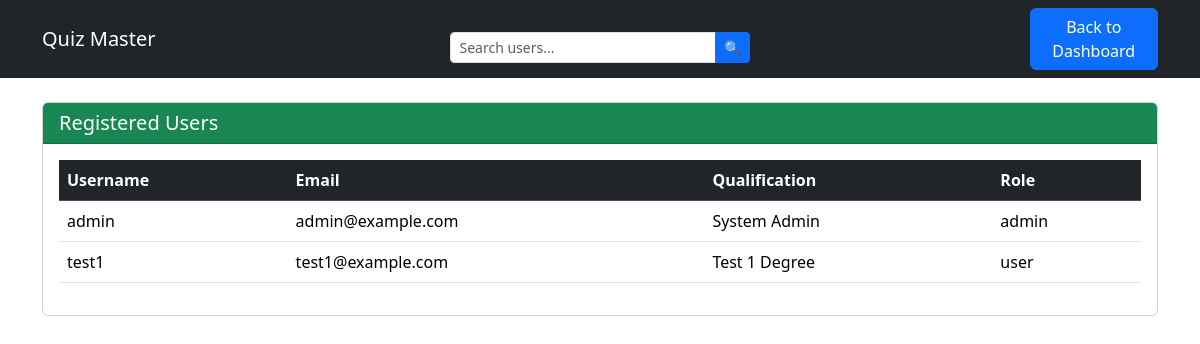
/user_info (signed in), run on an earlier commit of the app's database.
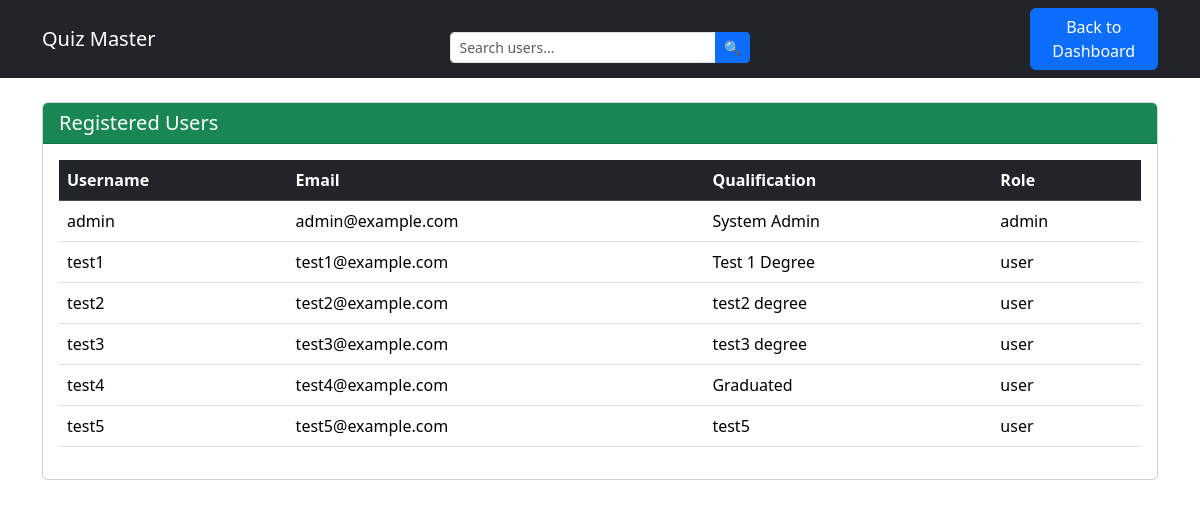
And on a later commit of the database.
### app.py (models this page shows)
class User(db.Model):
    __tablename__ = 'user'
    UserID = db.Column(db.Integer, primary_key=True, autoincrement=True)
    Username = db.Column(db.String(500), nullable=False, unique=True)
    Email = db.Column(db.String(500), nullable=False, unique=True)
    Password = db.Column(db.String(500), nullable=False)
    Fullname = db.Column(db.String(500), nullable=False)
    Qualification = db.Column(db.String(500), nullable=False)
    DOB = db.Column(db.Date, nullable=False)
    Role = db.Column(db.String(10), nullable=False, default="user")

### app.py (the view)
@app.route('/user_info', methods=['GET'])
def user_info():
    if 'user_id' not in session or session['role'] != 'admin':
        flash("Unauthorized access!", "danger")
        return redirect(url_for("home"))
    query = request.args.get('query', '').strip()  # Get search query
    users = []
    if query:
        users = User.query.filter(User.Username.ilike(f"%{query}%")).all()
    else:
        users = User.query.all()
    return render_template("user_info.html",users=users)

### templates/user_info.html (shortened to what this page needs)
<!DOCTYPE html>
<html lang="en">
<head>
    <link href="https://cdn.jsdelivr.net/npm/bootstrap@5.3.2/dist/css/bootstrap.min.css" rel="stylesheet">
</head>
<body>
    <nav class="navbar navbar-expand-lg navbar-dark bg-dark">
        <div class="container">
            <a class="navbar-brand" href="#">Quiz Master</a>
            <div class="container mt-3">
                <form method="GET" action="{{ url_for('user_info') }}" class="d-flex justify-content-center">
                    <div class="input-group" style="width: 300px;">
                        <input type="text" class="form-control form-control-sm" name="query"
                            placeholder="Search users..." value="{{ request.args.get('query', '') }}">
                        <button class="btn btn-sm btn-primary" type="submit">🔍</button>
                    </div>
                </form>
            </div>
            <div class="ms-auto">
                <a href="{{ url_for('admin_dashboard') }}" class="btn btn-primary">Back to Dashboard</a>
            </div>
        </div>
    </nav>
    <div class="container mt-4">
        <div class="card">
            <div class="card-header bg-success text-white">
                <h5 class="mb-0">Registered Users</h5>
            </div>
            <div class="card-body">
                {% if users %}
                <div class="table-responsive">
                    <table class="table table-hover">
                        <thead class="table-dark">
                            <tr>
                                <th>Username</th>
                                <th>Email</th>
                                <th>Qualification</th>
                                <th>Role</th>
                            </tr>
                        </thead>
                        <tbody>
                            {% for user in users %}
                            <tr>
                                <td>{{ user.Username }}</td>
                                <td>{{ user.Email }}</td>
                                <td>{{user.Qualification}}</td>
                                <td>{{ user.Role }}</td>
                            </tr>
                            {% endfor %}
                        </tbody>
                    </table>
                </div>
                {% else %}
                <p class="text-muted">No registered users.</p>
                {% endif %}
            </div>
        </div>
    </div>
</body>
</html>

What changed in the data, as far as the page shows it:
added User: Username "test2", Email "test2@example.com", Qualification "test2 degree", Role "user"
added User: Username "test3", Email "test3@example.com", Qualification "test3 degree", Role "user"
added User: Username "test4", Email "test4@example.com", Qualification "Graduated", Role "user"
added User: Username "test5", Email "test5@example.com", Qualification "test5", Role "user"
